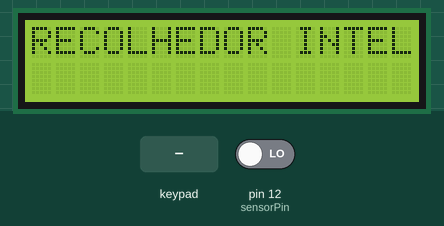
A sketch run on a simulated Arduino Uno, built with avr-gcc and run on an emulated ATmega328P. Shown: 16×2 character LCD. Inputs (shaded band) come from the test bench; at power-on: pin 12 (sensorPin) LOW.

Above: at 1.2 s.
1.3 s: key 'D' pressed
At 2.5 s:
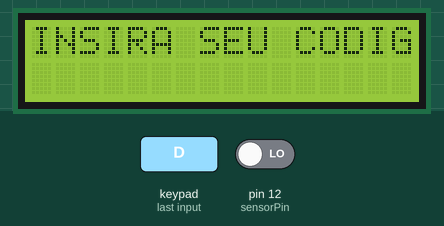
2.8 s: keypad keys 9 8 7 6 # pressed 0.4 s apart
At 5.2 s:
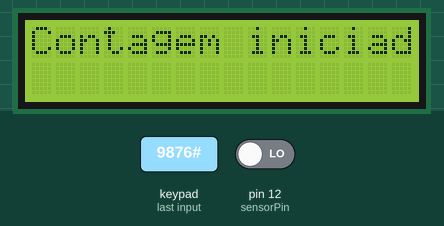
6.3 s: keypad keys 9 8 7 6 D pressed 0.4 s apart
At 7.96 s:
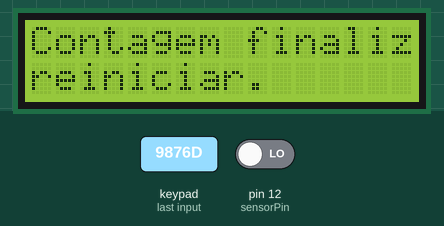
Timing chart, 0 to 9.5 s (numbered marks = the images above; inputs shaded):
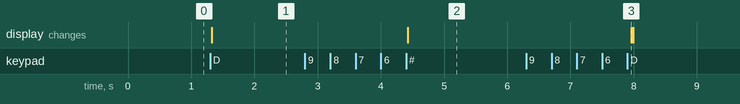

Measured:
- after the input at 1.3 s, the display: changes at once (image 1)
- after the input at 2.8 s, the display: changes after 1.6 s (image 2)
- after the input at 6.3 s, the display: changes after 1.7 s (image 3)

The sketch:

PROJETO_debug.ino
```cpp
#include <LiquidCrystal_I2C.h>
#include <Wire.h>
#include <Keypad.h>

#define sensorPin 12

int contador = 0;
bool counting = false;
bool codeEntered = false;
String userCode = "";
bool showInitialScreen = true;

const int LINHAS = 4;
const int COLUNAS = 4;

char TECLAS_MATRIZ[LINHAS][COLUNAS] = {
  {'1', '2', '3', 'A'},
  {'4', '5', '6', 'B'},
  {'7', '8', '9', 'C'},
  {'*', '0', '#', 'D'}
};

byte PINOS_LINHAS[LINHAS] = {9, 8, 7, 6};
byte PINOS_COLUNAS[COLUNAS] = {5, 4, 3, 2};

Keypad teclado = Keypad(makeKeymap(TECLAS_MATRIZ), PINOS_LINHAS, PINOS_COLUNAS, LINHAS, COLUNAS);
LiquidCrystal_I2C lcd(0x27, 16, 2);  // Endereço I2C 0x27, 16 colunas e 2 linhas

void setup() {
  pinMode(sensorPin, INPUT);

  Serial.begin(9600);
  lcd.begin(16, 2);

  lcd.print("RECOLHEDOR INTELIGENTE. Pressione 'D'");
}

void loop() {
  char key = teclado.getKey(); // Lê o teclado

  if (showInitialScreen) {
    lcd.clear();
    lcd.print("RECOLHEDOR INTELIGENTE. Pressione 'D'");
    showInitialScreen = false;
  }

  if (key == 'D' && !codeEntered) {
    lcd.clear();
    lcd.print("INSIRA SEU CODIGO");
    codeEntered = true;
    userCode = "";
  }

  if (codeEntered && key != NO_KEY) {
    if (key == '#') {
      lcd.clear();
      lcd.print("Contagem iniciada.");
      counting = true;
    } else {
      userCode += key;
    }
  }

  if (counting && digitalRead(sensorPin)) {
    contador++;
    delay(1000);
  }

  if (counting && key == 'D') {
    lcd.clear();
    lcd.print("Contagem finalizada. Pressione 'D' para reiniciar.");
    counting = false;
    codeEntered = false;
    userCode = "";
    showInitialScreen = true;
  }
}
```
